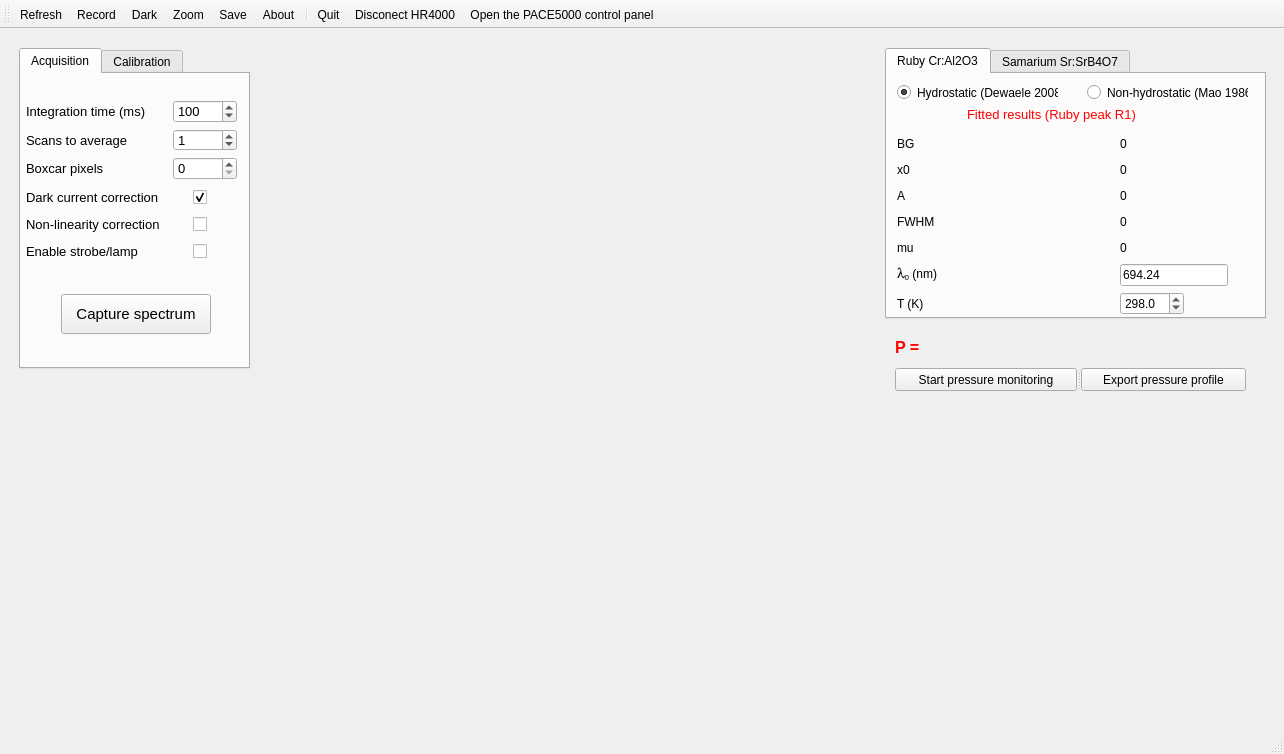
<?xml version="1.0" encoding="UTF-8"?>
<ui version="4.0">
 <class>MainWindow</class>
 <widget class="QMainWindow" name="MainWindow">
  <property name="geometry">
   <rect>
    <x>0</x>
    <y>0</y>
    <width>1284</width>
    <height>754</height>
   </rect>
  </property>
  <property name="windowTitle">
   <string>Ocean Optics Spectrometer - </string>
  </property>
  <property name="windowIcon">
   <iconset>
    <normaloff>icons/OceanDAC.png</normaloff>icons/OceanDAC.png</iconset>
  </property>
  <widget class="QWidget" name="centralwidget">
   <layout class="QGridLayout" name="gridLayout_4">
    <item row="0" column="0">
     <widget class="QWidget" name="widget" native="true">
      <property name="sizePolicy">
       <sizepolicy hsizetype="Fixed" vsizetype="Expanding">
        <horstretch>0</horstretch>
        <verstretch>0</verstretch>
       </sizepolicy>
      </property>
      <property name="minimumSize">
       <size>
        <width>250</width>
        <height>0</height>
       </size>
      </property>
      <widget class="QTabWidget" name="tabWidget">
       <property name="geometry">
        <rect>
         <x>10</x>
         <y>10</y>
         <width>231</width>
         <height>321</height>
        </rect>
       </property>
       <property name="sizePolicy">
        <sizepolicy hsizetype="Fixed" vsizetype="MinimumExpanding">
         <horstretch>0</horstretch>
         <verstretch>0</verstretch>
        </sizepolicy>
       </property>
       <property name="minimumSize">
        <size>
         <width>231</width>
         <height>0</height>
        </size>
       </property>
       <property name="currentIndex">
        <number>0</number>
       </property>
       <widget class="QWidget" name="tab">
        <attribute name="title">
         <string>Acquisition</string>
        </attribute>
        <widget class="QPushButton" name="acquisition_btn">
         <property name="geometry">
          <rect>
           <x>40</x>
           <y>220</y>
           <width>150</width>
           <height>40</height>
          </rect>
         </property>
         <property name="sizePolicy">
          <sizepolicy hsizetype="Fixed" vsizetype="Fixed">
           <horstretch>0</horstretch>
           <verstretch>0</verstretch>
          </sizepolicy>
         </property>
         <property name="minimumSize">
          <size>
           <width>150</width>
           <height>40</height>
          </size>
         </property>
         <property name="font">
          <font>
           <pointsize>11</pointsize>
          </font>
         </property>
         <property name="toolTip">
          <string>Capture single ruby spectrum and calculate the pressure.</string>
         </property>
         <property name="text">
          <string>Capture spectrum</string>
         </property>
        </widget>
        <widget class="QWidget" name="layoutWidget">
         <property name="geometry">
          <rect>
           <x>5</x>
           <y>26</y>
           <width>211</width>
           <height>80</height>
          </rect>
         </property>
         <layout class="QGridLayout" name="gridLayout">
          <item row="0" column="0">
           <widget class="QLabel" name="label_2">
            <property name="font">
             <font>
              <pointsize>10</pointsize>
             </font>
            </property>
            <property name="text">
             <string>Integration time (ms)</string>
            </property>
           </widget>
          </item>
          <item row="0" column="1">
           <widget class="QSpinBox" name="acq_int_time_btn">
            <property name="sizePolicy">
             <sizepolicy hsizetype="Fixed" vsizetype="Fixed">
              <horstretch>0</horstretch>
              <verstretch>0</verstretch>
             </sizepolicy>
            </property>
            <property name="minimumSize">
             <size>
              <width>60</width>
              <height>20</height>
             </size>
            </property>
            <property name="font">
             <font>
              <pointsize>10</pointsize>
             </font>
            </property>
            <property name="layoutDirection">
             <enum>Qt::LeftToRight</enum>
            </property>
            <property name="alignment">
             <set>Qt::AlignLeading|Qt::AlignLeft|Qt::AlignVCenter</set>
            </property>
            <property name="maximum">
             <number>99999</number>
            </property>
            <property name="value">
             <number>100</number>
            </property>
           </widget>
          </item>
          <item row="1" column="0">
           <widget class="QLabel" name="label_3">
            <property name="font">
             <font>
              <pointsize>10</pointsize>
             </font>
            </property>
            <property name="text">
             <string>Scans to average</string>
            </property>
           </widget>
          </item>
          <item row="1" column="1">
           <widget class="QSpinBox" name="acq_avg_scan_btn">
            <property name="sizePolicy">
             <sizepolicy hsizetype="Fixed" vsizetype="Fixed">
              <horstretch>0</horstretch>
              <verstretch>0</verstretch>
             </sizepolicy>
            </property>
            <property name="minimumSize">
             <size>
              <width>60</width>
              <height>20</height>
             </size>
            </property>
            <property name="font">
             <font>
              <pointsize>10</pointsize>
             </font>
            </property>
            <property name="maximum">
             <number>99999</number>
            </property>
            <property name="value">
             <number>1</number>
            </property>
           </widget>
          </item>
          <item row="2" column="0">
           <widget class="QLabel" name="label_4">
            <property name="font">
             <font>
              <pointsize>10</pointsize>
             </font>
            </property>
            <property name="text">
             <string>Boxcar pixels</string>
            </property>
           </widget>
          </item>
          <item row="2" column="1">
           <widget class="QSpinBox" name="acq_boxcar_btn">
            <property name="sizePolicy">
             <sizepolicy hsizetype="Fixed" vsizetype="Fixed">
              <horstretch>0</horstretch>
              <verstretch>0</verstretch>
             </sizepolicy>
            </property>
            <property name="minimumSize">
             <size>
              <width>60</width>
              <height>20</height>
             </size>
            </property>
            <property name="font">
             <font>
              <pointsize>10</pointsize>
             </font>
            </property>
            <property name="maximum">
             <number>99999</number>
            </property>
           </widget>
          </item>
         </layout>
        </widget>
        <widget class="QWidget" name="layoutWidget">
         <property name="geometry">
          <rect>
           <x>5</x>
           <y>110</y>
           <width>181</width>
           <height>81</height>
          </rect>
         </property>
         <layout class="QGridLayout" name="gridLayout_6">
          <item row="0" column="0">
           <widget class="QLabel" name="label_5">
            <property name="font">
             <font>
              <pointsize>10</pointsize>
             </font>
            </property>
            <property name="text">
             <string>Dark current correction</string>
            </property>
           </widget>
          </item>
          <item row="0" column="1">
           <widget class="QCheckBox" name="acq_darkcorr_btn">
            <property name="sizePolicy">
             <sizepolicy hsizetype="Fixed" vsizetype="Fixed">
              <horstretch>0</horstretch>
              <verstretch>0</verstretch>
             </sizepolicy>
            </property>
            <property name="text">
             <string/>
            </property>
            <property name="checked">
             <bool>true</bool>
            </property>
           </widget>
          </item>
          <item row="1" column="0">
           <widget class="QLabel" name="label_6">
            <property name="font">
             <font>
              <pointsize>10</pointsize>
             </font>
            </property>
            <property name="text">
             <string>Non-linearity correction</string>
            </property>
           </widget>
          </item>
          <item row="1" column="1">
           <widget class="QCheckBox" name="acq_nonlinear_btn">
            <property name="sizePolicy">
             <sizepolicy hsizetype="Fixed" vsizetype="Fixed">
              <horstretch>0</horstretch>
              <verstretch>0</verstretch>
             </sizepolicy>
            </property>
            <property name="text">
             <string/>
            </property>
           </widget>
          </item>
          <item row="2" column="0">
           <widget class="QLabel" name="label_7">
            <property name="font">
             <font>
              <pointsize>10</pointsize>
             </font>
            </property>
            <property name="text">
             <string>Enable strobe/lamp</string>
            </property>
           </widget>
          </item>
          <item row="2" column="1">
           <widget class="QCheckBox" name="acq_strobeLamp_btn">
            <property name="sizePolicy">
             <sizepolicy hsizetype="Fixed" vsizetype="Fixed">
              <horstretch>0</horstretch>
              <verstretch>0</verstretch>
             </sizepolicy>
            </property>
            <property name="text">
             <string/>
            </property>
           </widget>
          </item>
         </layout>
        </widget>
       </widget>
       <widget class="QWidget" name="tab_2">
        <attribute name="title">
         <string>Calibration</string>
        </attribute>
        <widget class="QPushButton" name="calib_action_btn">
         <property name="geometry">
          <rect>
           <x>10</x>
           <y>220</y>
           <width>200</width>
           <height>40</height>
          </rect>
         </property>
         <property name="sizePolicy">
          <sizepolicy hsizetype="Fixed" vsizetype="Fixed">
           <horstretch>0</horstretch>
           <verstretch>0</verstretch>
          </sizepolicy>
         </property>
         <property name="minimumSize">
          <size>
           <width>200</width>
           <height>40</height>
          </size>
         </property>
         <property name="font">
          <font>
           <pointsize>12</pointsize>
          </font>
         </property>
         <property name="text">
          <string>Click to calibrate</string>
         </property>
        </widget>
        <widget class="QWidget" name="layoutWidget">
         <property name="geometry">
          <rect>
           <x>2</x>
           <y>22</y>
           <width>221</width>
           <height>158</height>
          </rect>
         </property>
         <layout class="QGridLayout" name="gridLayout_5">
          <property name="verticalSpacing">
           <number>15</number>
          </property>
          <item row="0" column="0">
           <widget class="QPushButton" name="calib_export_calib_btn">
            <property name="sizePolicy">
             <sizepolicy hsizetype="Fixed" vsizetype="Fixed">
              <horstretch>0</horstretch>
              <verstretch>0</verstretch>
             </sizepolicy>
            </property>
            <property name="minimumSize">
             <size>
              <width>200</width>
              <height>22</height>
             </size>
            </property>
            <property name="font">
             <font>
              <pointsize>10</pointsize>
             </font>
            </property>
            <property name="text">
             <string>Export current calibration</string>
            </property>
           </widget>
          </item>
          <item row="1" column="0">
           <widget class="QPushButton" name="calib_import_calib_btn">
            <property name="sizePolicy">
             <sizepolicy hsizetype="Fixed" vsizetype="Fixed">
              <horstretch>0</horstretch>
              <verstretch>0</verstretch>
             </sizepolicy>
            </property>
            <property name="minimumSize">
             <size>
              <width>200</width>
              <height>0</height>
             </size>
            </property>
            <property name="font">
             <font>
              <pointsize>10</pointsize>
             </font>
            </property>
            <property name="text">
             <string>Import calibration</string>
            </property>
           </widget>
          </item>
          <item row="2" column="0">
           <layout class="QHBoxLayout" name="horizontalLayout">
            <item>
             <widget class="QLabel" name="label_8">
              <property name="sizePolicy">
               <sizepolicy hsizetype="Fixed" vsizetype="Fixed">
                <horstretch>0</horstretch>
                <verstretch>0</verstretch>
               </sizepolicy>
              </property>
              <property name="font">
               <font>
                <pointsize>10</pointsize>
               </font>
              </property>
              <property name="text">
               <string>Peaks detection threshold</string>
              </property>
             </widget>
            </item>
            <item>
             <widget class="QDoubleSpinBox" name="calib_threshold_entry">
              <property name="sizePolicy">
               <sizepolicy hsizetype="Fixed" vsizetype="Fixed">
                <horstretch>0</horstretch>
                <verstretch>0</verstretch>
               </sizepolicy>
              </property>
              <property name="minimumSize">
               <size>
                <width>50</width>
                <height>21</height>
               </size>
              </property>
              <property name="font">
               <font>
                <pointsize>10</pointsize>
               </font>
              </property>
              <property name="maximum">
               <double>1.000000000000000</double>
              </property>
              <property name="singleStep">
               <double>0.100000000000000</double>
              </property>
              <property name="value">
               <double>0.150000000000000</double>
              </property>
             </widget>
            </item>
           </layout>
          </item>
          <item row="3" column="0">
           <widget class="QPushButton" name="calib_fit_btn">
            <property name="sizePolicy">
             <sizepolicy hsizetype="Fixed" vsizetype="Fixed">
              <horstretch>0</horstretch>
              <verstretch>0</verstretch>
             </sizepolicy>
            </property>
            <property name="minimumSize">
             <size>
              <width>200</width>
              <height>0</height>
             </size>
            </property>
            <property name="font">
             <font>
              <pointsize>10</pointsize>
             </font>
            </property>
            <property name="text">
             <string>Capture Neon spectrum</string>
            </property>
           </widget>
          </item>
         </layout>
        </widget>
       </widget>
      </widget>
     </widget>
    </item>
    <item row="0" column="1">
     <widget class="QWidget" name="fig_box" native="true">
      <property name="sizePolicy">
       <sizepolicy hsizetype="Expanding" vsizetype="Expanding">
        <horstretch>0</horstretch>
        <verstretch>0</verstretch>
       </sizepolicy>
      </property>
      <layout class="QVBoxLayout" name="fig_box_layout"/>
     </widget>
    </item>
    <item row="0" column="2">
     <widget class="QWidget" name="widget_3" native="true">
      <property name="sizePolicy">
       <sizepolicy hsizetype="Fixed" vsizetype="Expanding">
        <horstretch>0</horstretch>
        <verstretch>0</verstretch>
       </sizepolicy>
      </property>
      <property name="minimumSize">
       <size>
        <width>400</width>
        <height>0</height>
       </size>
      </property>
      <widget class="QTabWidget" name="gauge_selection_window">
       <property name="geometry">
        <rect>
         <x>10</x>
         <y>10</y>
         <width>381</width>
         <height>271</height>
        </rect>
       </property>
       <property name="sizePolicy">
        <sizepolicy hsizetype="Fixed" vsizetype="Fixed">
         <horstretch>0</horstretch>
         <verstretch>0</verstretch>
        </sizepolicy>
       </property>
       <property name="currentIndex">
        <number>0</number>
       </property>
       <widget class="QWidget" name="tab_3">
        <attribute name="title">
         <string>Ruby Cr:Al2O3</string>
        </attribute>
        <widget class="QRadioButton" name="ruby_hydro_btn">
         <property name="geometry">
          <rect>
           <x>10</x>
           <y>10</y>
           <width>161</width>
           <height>17</height>
          </rect>
         </property>
         <property name="text">
          <string>Hydrostatic (Dewaele 2008)</string>
         </property>
         <property name="checked">
          <bool>true</bool>
         </property>
         <attribute name="buttonGroup">
          <string notr="true">rubyBtnGroup</string>
         </attribute>
        </widget>
        <widget class="QRadioButton" name="ruby_non_hydro_btn">
         <property name="geometry">
          <rect>
           <x>200</x>
           <y>10</y>
           <width>161</width>
           <height>17</height>
          </rect>
         </property>
         <property name="text">
          <string>Non-hydrostatic (Mao 1986)</string>
         </property>
         <attribute name="buttonGroup">
          <string notr="true">rubyBtnGroup</string>
         </attribute>
        </widget>
        <widget class="QLabel" name="label_9">
         <property name="geometry">
          <rect>
           <x>80</x>
           <y>30</y>
           <width>181</width>
           <height>21</height>
          </rect>
         </property>
         <property name="font">
          <font>
           <pointsize>10</pointsize>
          </font>
         </property>
         <property name="text">
          <string>&lt;html&gt;&lt;head/&gt;&lt;body&gt;&lt;p&gt;&lt;span style=&quot; color:#ff0000;&quot;&gt;Fitted results (Ruby peak R1)&lt;/span&gt;&lt;/p&gt;&lt;/body&gt;&lt;/html&gt;</string>
         </property>
        </widget>
        <widget class="QWidget" name="layoutWidget">
         <property name="geometry">
          <rect>
           <x>10</x>
           <y>60</y>
           <width>331</width>
           <height>181</height>
          </rect>
         </property>
         <layout class="QGridLayout" name="gridLayout_2">
          <property name="verticalSpacing">
           <number>6</number>
          </property>
          <item row="6" column="0">
           <widget class="QLabel" name="label_21">
            <property name="text">
             <string>T (K)</string>
            </property>
           </widget>
          </item>
          <item row="3" column="0">
           <widget class="QLabel" name="label_13">
            <property name="text">
             <string>FWHM</string>
            </property>
           </widget>
          </item>
          <item row="0" column="1">
           <widget class="QLabel" name="fitted_y0">
            <property name="text">
             <string>0</string>
            </property>
           </widget>
          </item>
          <item row="2" column="0">
           <widget class="QLabel" name="label_12">
            <property name="text">
             <string>A</string>
            </property>
           </widget>
          </item>
          <item row="1" column="0">
           <widget class="QLabel" name="label_11">
            <property name="text">
             <string>x0</string>
            </property>
           </widget>
          </item>
          <item row="3" column="1">
           <widget class="QLabel" name="fitted_w">
            <property name="text">
             <string>0</string>
            </property>
           </widget>
          </item>
          <item row="4" column="0">
           <widget class="QLabel" name="label_14">
            <property name="text">
             <string>mu</string>
            </property>
           </widget>
          </item>
          <item row="5" column="1">
           <widget class="QLineEdit" name="ruby_lambda0_btn">
            <property name="sizePolicy">
             <sizepolicy hsizetype="Fixed" vsizetype="Fixed">
              <horstretch>0</horstretch>
              <verstretch>0</verstretch>
             </sizepolicy>
            </property>
            <property name="minimumSize">
             <size>
              <width>61</width>
              <height>21</height>
             </size>
            </property>
            <property name="text">
             <string>694.24</string>
            </property>
           </widget>
          </item>
          <item row="5" column="0">
           <widget class="QLabel" name="label_20">
            <property name="font">
             <font>
              <family>MS Shell Dlg 2</family>
             </font>
            </property>
            <property name="text">
             <string>&lt;html&gt;&lt;head/&gt;&lt;body&gt;&lt;p&gt;&lt;font face=&quot;Symbol&quot;&gt;&lt;font size=&quot;+1&quot;&gt;l&lt;/font&gt;&lt;/font&gt;&lt;sub&gt;0&lt;/sub&gt; (nm)&lt;/p&gt;&lt;/body&gt;&lt;/html&gt;</string>
            </property>
           </widget>
          </item>
          <item row="0" column="0">
           <widget class="QLabel" name="label_10">
            <property name="text">
             <string>BG</string>
            </property>
           </widget>
          </item>
          <item row="1" column="1">
           <widget class="QLabel" name="fitted_xc">
            <property name="text">
             <string>0</string>
            </property>
           </widget>
          </item>
          <item row="2" column="1">
           <widget class="QLabel" name="fitted_A">
            <property name="text">
             <string>0</string>
            </property>
           </widget>
          </item>
          <item row="6" column="1">
           <widget class="QDoubleSpinBox" name="temp_spin_btn">
            <property name="sizePolicy">
             <sizepolicy hsizetype="Fixed" vsizetype="Fixed">
              <horstretch>0</horstretch>
              <verstretch>0</verstretch>
             </sizepolicy>
            </property>
            <property name="minimumSize">
             <size>
              <width>61</width>
              <height>21</height>
             </size>
            </property>
            <property name="decimals">
             <number>1</number>
            </property>
            <property name="maximum">
             <double>1000.000000000000000</double>
            </property>
            <property name="value">
             <double>298.000000000000000</double>
            </property>
           </widget>
          </item>
          <item row="4" column="1">
           <widget class="QLabel" name="fitted_mu">
            <property name="text">
             <string>0</string>
            </property>
           </widget>
          </item>
         </layout>
        </widget>
       </widget>
       <widget class="QWidget" name="tab_4">
        <attribute name="title">
         <string>Samarium Sr:SrB4O7</string>
        </attribute>
        <widget class="QRadioButton" name="Samarium_non_hydro_btn">
         <property name="geometry">
          <rect>
           <x>210</x>
           <y>10</y>
           <width>161</width>
           <height>17</height>
          </rect>
         </property>
         <property name="text">
          <string>Non-hydrostatic (Jing 2013)</string>
         </property>
         <attribute name="buttonGroup">
          <string notr="true">samariumBtnGroup</string>
         </attribute>
        </widget>
        <widget class="QLabel" name="label_22">
         <property name="geometry">
          <rect>
           <x>80</x>
           <y>30</y>
           <width>181</width>
           <height>21</height>
          </rect>
         </property>
         <property name="font">
          <font>
           <pointsize>10</pointsize>
          </font>
         </property>
         <property name="text">
          <string>&lt;html&gt;&lt;head/&gt;&lt;body&gt;&lt;p&gt;&lt;span style=&quot; color:#ff0000;&quot;&gt;Fitted results (Samarium peak)&lt;/span&gt;&lt;/p&gt;&lt;/body&gt;&lt;/html&gt;</string>
         </property>
        </widget>
        <widget class="QWidget" name="layoutWidget">
         <property name="geometry">
          <rect>
           <x>10</x>
           <y>60</y>
           <width>331</width>
           <height>181</height>
          </rect>
         </property>
         <layout class="QGridLayout" name="gridLayout_3">
          <property name="verticalSpacing">
           <number>6</number>
          </property>
          <item row="0" column="1">
           <widget class="QLabel" name="sum_fitted_y0">
            <property name="text">
             <string>0</string>
            </property>
           </widget>
          </item>
          <item row="2" column="0">
           <widget class="QLabel" name="label_27">
            <property name="text">
             <string>A</string>
            </property>
           </widget>
          </item>
          <item row="1" column="1">
           <widget class="QLabel" name="sum_fitted_xc">
            <property name="text">
             <string>0</string>
            </property>
           </widget>
          </item>
          <item row="2" column="1">
           <widget class="QLabel" name="sum_fitted_A">
            <property name="text">
             <string>0</string>
            </property>
           </widget>
          </item>
          <item row="4" column="1">
           <widget class="QLabel" name="sum_fitted_mu">
            <property name="text">
             <string>0</string>
            </property>
           </widget>
          </item>
          <item row="3" column="0">
           <widget class="QLabel" name="label_29">
            <property name="text">
             <string>FWHM</string>
            </property>
           </widget>
          </item>
          <item row="1" column="0">
           <widget class="QLabel" name="label_25">
            <property name="text">
             <string>x0</string>
            </property>
           </widget>
          </item>
          <item row="4" column="0">
           <widget class="QLabel" name="label_31">
            <property name="text">
             <string>mu</string>
            </property>
           </widget>
          </item>
          <item row="3" column="1">
           <widget class="QLabel" name="sum_fitted_w">
            <property name="text">
             <string>0</string>
            </property>
           </widget>
          </item>
          <item row="0" column="0">
           <widget class="QLabel" name="label_23">
            <property name="text">
             <string>BG</string>
            </property>
           </widget>
          </item>
          <item row="5" column="0">
           <widget class="QLabel" name="label_33">
            <property name="font">
             <font>
              <family>MS Shell Dlg 2</family>
             </font>
            </property>
            <property name="text">
             <string>&lt;html&gt;&lt;head/&gt;&lt;body&gt;&lt;p&gt;&lt;font face=&quot;Symbol&quot;&gt;&lt;font size=&quot;+1&quot;&gt;l&lt;/font&gt;&lt;/font&gt;&lt;sub&gt;0&lt;/sub&gt; (nm)&lt;/p&gt;&lt;/body&gt;&lt;/html&gt;</string>
            </property>
           </widget>
          </item>
          <item row="5" column="1">
           <widget class="QLineEdit" name="Samarium_lambda0_btn">
            <property name="sizePolicy">
             <sizepolicy hsizetype="Fixed" vsizetype="Fixed">
              <horstretch>0</horstretch>
              <verstretch>0</verstretch>
             </sizepolicy>
            </property>
            <property name="minimumSize">
             <size>
              <width>61</width>
              <height>21</height>
             </size>
            </property>
            <property name="text">
             <string>685.51</string>
            </property>
           </widget>
          </item>
         </layout>
        </widget>
        <widget class="QRadioButton" name="Samarium_hydro_btn">
         <property name="geometry">
          <rect>
           <x>10</x>
           <y>10</y>
           <width>171</width>
           <height>17</height>
          </rect>
         </property>
         <property name="text">
          <string>Hydrostatic (Rashchenko 2015)</string>
         </property>
         <property name="checked">
          <bool>true</bool>
         </property>
         <attribute name="buttonGroup">
          <string notr="true">samariumBtnGroup</string>
         </attribute>
        </widget>
       </widget>
      </widget>
      <widget class="QLabel" name="pressure_txt">
       <property name="geometry">
        <rect>
         <x>20</x>
         <y>300</y>
         <width>251</width>
         <height>20</height>
        </rect>
       </property>
       <property name="sizePolicy">
        <sizepolicy hsizetype="Preferred" vsizetype="Fixed">
         <horstretch>0</horstretch>
         <verstretch>0</verstretch>
        </sizepolicy>
       </property>
       <property name="minimumSize">
        <size>
         <width>250</width>
         <height>20</height>
        </size>
       </property>
       <property name="font">
        <font>
         <pointsize>12</pointsize>
         <weight>75</weight>
         <bold>true</bold>
        </font>
       </property>
       <property name="text">
        <string>&lt;p&gt;&lt;span style=&quot; color:#ff0000;&quot;&gt;P =&lt;/span&gt;&lt;/p&gt;</string>
       </property>
      </widget>
      <widget class="QWidget" name="pressure_monitor" native="true">
       <property name="geometry">
        <rect>
         <x>0</x>
         <y>360</y>
         <width>401</width>
         <height>311</height>
        </rect>
       </property>
       <property name="sizePolicy">
        <sizepolicy hsizetype="Fixed" vsizetype="Fixed">
         <horstretch>0</horstretch>
         <verstretch>0</verstretch>
        </sizepolicy>
       </property>
       <layout class="QVBoxLayout" name="pressure_monitor_layout"/>
      </widget>
      <widget class="QSplitter" name="splitter">
       <property name="geometry">
        <rect>
         <x>20</x>
         <y>330</y>
         <width>351</width>
         <height>23</height>
        </rect>
       </property>
       <property name="orientation">
        <enum>Qt::Horizontal</enum>
       </property>
       <widget class="QPushButton" name="monitor_pressure_btn">
        <property name="sizePolicy">
         <sizepolicy hsizetype="Fixed" vsizetype="Fixed">
          <horstretch>0</horstretch>
          <verstretch>0</verstretch>
         </sizepolicy>
        </property>
        <property name="text">
         <string>Start pressure monitoring</string>
        </property>
        <property name="checkable">
         <bool>true</bool>
        </property>
       </widget>
       <widget class="QPushButton" name="export_pressure_btn">
        <property name="sizePolicy">
         <sizepolicy hsizetype="Fixed" vsizetype="Fixed">
          <horstretch>0</horstretch>
          <verstretch>0</verstretch>
         </sizepolicy>
        </property>
        <property name="text">
         <string>Export pressure profile</string>
        </property>
       </widget>
      </widget>
     </widget>
    </item>
   </layout>
  </widget>
  <widget class="QStatusBar" name="statusbar">
   <property name="sizePolicy">
    <sizepolicy hsizetype="Expanding" vsizetype="Fixed">
     <horstretch>0</horstretch>
     <verstretch>0</verstretch>
    </sizepolicy>
   </property>
   <property name="minimumSize">
    <size>
     <width>0</width>
     <height>30</height>
    </size>
   </property>
  </widget>
  <widget class="QToolBar" name="toolBar">
   <property name="acceptDrops">
    <bool>true</bool>
   </property>
   <property name="windowTitle">
    <string>toolBar</string>
   </property>
   <property name="allowedAreas">
    <set>Qt::AllToolBarAreas</set>
   </property>
   <attribute name="toolBarArea">
    <enum>TopToolBarArea</enum>
   </attribute>
   <attribute name="toolBarBreak">
    <bool>false</bool>
   </attribute>
   <addaction name="actionRefresh"/>
   <addaction name="actionRecord"/>
   <addaction name="actionDark"/>
   <addaction name="actionZoom"/>
   <addaction name="actionSave"/>
   <addaction name="actionAbout"/>
   <addaction name="separator"/>
   <addaction name="actionQuit"/>
   <addaction name="actionSpecOff"/>
   <addaction name="actionPace5000"/>
  </widget>
  <action name="actionRefresh">
   <property name="icon">
    <iconset>
     <normaloff>icons/Button-Refresh-icon.png</normaloff>icons/Button-Refresh-icon.png</iconset>
   </property>
   <property name="text">
    <string>Refresh</string>
   </property>
   <property name="toolTip">
    <string>Reload Spectrometer hardware</string>
   </property>
   <property name="priority">
    <enum>QAction::HighPriority</enum>
   </property>
  </action>
  <action name="actionRecord">
   <property name="checkable">
    <bool>false</bool>
   </property>
   <property name="icon">
    <iconset>
     <normaloff>icons/Button-Blank-Green-icon.png</normaloff>icons/Button-Blank-Green-icon.png</iconset>
   </property>
   <property name="text">
    <string>Record</string>
   </property>
   <property name="toolTip">
    <string>Record spectrum continuously</string>
   </property>
   <property name="priority">
    <enum>QAction::HighPriority</enum>
   </property>
  </action>
  <action name="actionDark">
   <property name="icon">
    <iconset>
     <normaloff>icons/Button-Blank-Gray-icon.png</normaloff>icons/Button-Blank-Gray-icon.png</iconset>
   </property>
   <property name="text">
    <string>Dark</string>
   </property>
   <property name="toolTip">
    <string>Dark signal subtraction</string>
   </property>
   <property name="priority">
    <enum>QAction::NormalPriority</enum>
   </property>
  </action>
  <action name="actionZoom">
   <property name="checkable">
    <bool>false</bool>
   </property>
   <property name="icon">
    <iconset>
     <normaloff>icons/Perspective-Button-Search-icon.png</normaloff>icons/Perspective-Button-Search-icon.png</iconset>
   </property>
   <property name="text">
    <string>Zoom</string>
   </property>
   <property name="toolTip">
    <string>Automatic rescale of the spectrum</string>
   </property>
   <property name="priority">
    <enum>QAction::NormalPriority</enum>
   </property>
  </action>
  <action name="actionSave">
   <property name="icon">
    <iconset>
     <normaloff>icons/Button-Download-icon-2.png</normaloff>icons/Button-Download-icon-2.png</iconset>
   </property>
   <property name="text">
    <string>Save</string>
   </property>
   <property name="toolTip">
    <string>Save current spectrum to file</string>
   </property>
   <property name="priority">
    <enum>QAction::NormalPriority</enum>
   </property>
  </action>
  <action name="actionAbout">
   <property name="icon">
    <iconset>
     <normaloff>icons/Button-Info-icon.png</normaloff>icons/Button-Info-icon.png</iconset>
   </property>
   <property name="text">
    <string>About</string>
   </property>
   <property name="toolTip">
    <string>About this program</string>
   </property>
   <property name="priority">
    <enum>QAction::NormalPriority</enum>
   </property>
  </action>
  <action name="actionQuit">
   <property name="icon">
    <iconset>
     <normaloff>icons/Button-exit-icon.png</normaloff>icons/Button-exit-icon.png</iconset>
   </property>
   <property name="text">
    <string>Quit</string>
   </property>
   <property name="toolTip">
    <string>Exit the application</string>
   </property>   
  </action>
  <action name="actionSpecOff">   
   <property name="text">
    <string>Disconect HR4000</string>
   </property>
   <property name="toolTip">
    <string>Disconnect the spectrometer</string>
   </property>
  </action>
  <action name="actionPace5000">   
   <property name="text">
    <string>Open the PACE5000 control panel</string>
   </property>
   <property name="toolTip">
    <string>Pace5000 remote control</string>
   </property>
  </action>
 </widget>
 <resources/>
 <connections/>
 <buttongroups>
  <buttongroup name="samariumBtnGroup"/>
  <buttongroup name="rubyBtnGroup"/>
 </buttongroups>
</ui>
